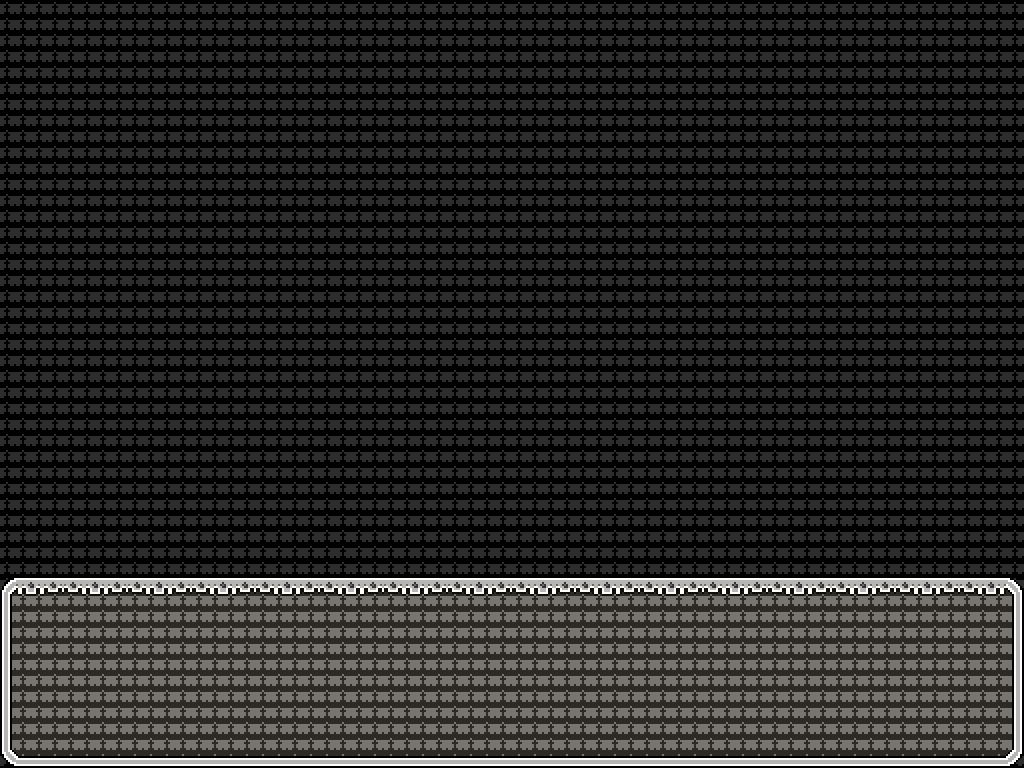

A 2D game scene composited from a Tiled map and its tileset images. What follows is a short description and the map's XML, with every tile layer's data as written:
An orthogonal 16x12 tile map with 64x64 px tiles, 2 tile layers (BG, Tile Layer 2) and 16 objects (5x Floor, 4x Camera, 2x Door, 2x Player, Start, ...).

<map version="1.2" tiledversion="1.2.0" orientation="orthogonal" renderorder="right-down" width="16" height="12" tilewidth="64" tileheight="64" infinite="0" nextlayerid="8" nextobjectid="18">
 <tileset firstgid="1" source="RBC tileset and BG.tsx" />
 <layer id="6" name="BG" width="16" height="12">
  <data encoding="csv">
5,5,5,5,5,5,5,5,5,5,5,5,5,5,5,5,
5,5,5,5,5,5,5,5,5,5,5,5,5,5,5,5,
5,5,5,5,5,5,5,5,5,5,5,5,5,5,5,5,
5,5,5,5,5,5,5,5,5,5,5,5,5,5,5,5,
5,5,5,5,5,5,5,5,5,5,5,5,5,5,5,5,
5,5,5,5,5,5,5,5,5,5,5,5,5,5,5,5,
5,5,5,5,5,5,5,5,5,5,5,5,5,5,5,5,
5,5,5,5,5,5,5,5,5,5,5,5,5,5,5,5,
5,5,5,5,5,5,5,5,5,5,5,5,5,5,5,5,
5,5,5,5,5,5,5,5,5,5,5,5,5,5,5,5,
5,5,5,5,5,5,5,5,5,5,5,5,5,5,5,5,
5,5,5,5,5,5,5,5,5,5,5,5,5,5,5,5
</data>
 </layer>
 <layer id="7" name="Tile Layer 2" width="16" height="12">
  <data encoding="csv">
0,0,0,0,0,0,0,0,0,0,0,0,0,0,0,0,
0,0,0,0,0,0,0,0,0,0,0,0,0,0,0,0,
0,0,0,0,0,0,0,0,0,0,0,0,0,0,0,0,
0,0,0,0,0,0,0,0,0,0,0,0,0,0,0,0,
0,0,0,0,0,0,0,0,0,0,0,0,0,0,0,0,
0,0,0,0,0,0,0,0,0,0,0,0,0,0,0,0,
0,0,0,0,0,0,0,0,0,0,0,0,0,0,0,0,
0,0,0,0,0,0,0,0,0,0,0,0,0,0,0,0,
0,0,0,0,0,0,0,0,0,0,0,0,0,0,0,0,
1,2,2,2,2,2,2,2,2,2,2,2,2,2,2,3,
6,7,7,7,7,7,7,7,7,7,7,7,7,7,7,8,
11,12,12,12,12,12,12,12,12,12,12,12,12,12,12,13
</data>
 </layer>
 <objectgroup id="3" name="Object Layer 1">
  <object id="1" name="Floor" x="0" y="576" width="1024" height="192" />
  <object id="2" name="Floor" x="-64" y="0" width="64" height="576" />
  <object id="3" name="Door" x="0" y="384" width="128" height="192">
   <properties>
    <property name="direction" value="back2" />
    <property name="open" value="0" />
    <property name="openKeys" value="4" />
    <property name="openTo" value="3" />
   </properties>
  </object>
  <object id="4" name="Player" x="128" y="448" width="64" height="64">
   <properties>
    <property name="direction" value="back2" />
   </properties>
  </object>
  <object id="5" name="Start" x="0" y="0" width="64" height="64">
   <properties>
    <property name="direction" value="none" />
   </properties>
  </object>
  <object id="6" name="Floor" x="0" y="-64" width="1024" height="64" />
  <object id="7" name="Floor" x="1024" y="0" width="64" height="640" />
  <object id="8" name="Camera" x="-64" y="192" width="64" height="64">
   <properties>
    <property name="direction" value="4" />
   </properties>
  </object>
  <object id="9" name="Camera" x="192" y="-64" width="64" height="64">
   <properties>
    <property name="direction" value="1" />
   </properties>
  </object>
  <object id="10" name="Camera" x="192" y="768" width="64" height="64">
   <properties>
    <property name="direction" value="3" />
   </properties>
  </object>
  <object id="11" name="Camera" x="1024" y="640" width="64" height="64">
   <properties>
    <property name="direction" value="2" />
   </properties>
  </object>
  <object id="13" name="Floor" x="1009" y="0" width="15" height="432">
   <properties>
    <property name="door" value="1" />
   </properties>
  </object>
  <object id="14" name="Door" x="1009" y="432" width="15" height="144">
   <properties>
    <property name="direction" value="right" />
    <property name="open" value="0" />
    <property name="openKeys" value="3" />
    <property name="openTo" value="5" />
   </properties>
  </object>
  <object id="15" name="Player" x="896" y="448" width="64" height="64">
   <properties>
    <property name="direction" value="left" />
   </properties>
  </object>
  <object id="16" name="Key" x="896" y="448" width="64" height="64">
   <properties>
    <property name="needed" value="-1" />
    <property name="number" value="0" />
    <property name="showing" value="0" />
   </properties>
  </object>
  <object id="17" name="Enemy" x="704" y="448" width="64" height="64">
   <properties>
    <property name="Etype" value="100" />
    <property name="keyReq" value="-1" />
    <property name="mode" value="standard" />
    <property name="number" value="0" />
   </properties>
  </object>
 </objectgroup>
</map>
